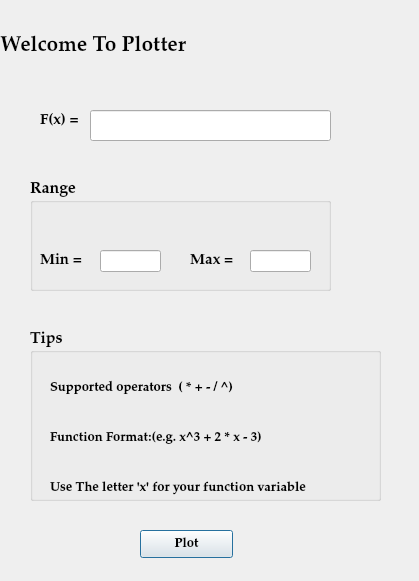
<?xml version="1.0" encoding="UTF-8"?>
<ui version="4.0">
 <class>Plotter</class>
 <widget class="QDialog" name="Plotter">
  <property name="geometry">
   <rect>
    <x>0</x>
    <y>0</y>
    <width>419</width>
    <height>581</height>
   </rect>
  </property>
  <property name="windowTitle">
   <string>Dialog</string>
  </property>
  <widget class="QLabel" name="label">
   <property name="geometry">
    <rect>
     <x>-120</x>
     <y>10</y>
     <width>471</width>
     <height>71</height>
    </rect>
   </property>
   <property name="font">
    <font>
     <family>Palatino Linotype</family>
     <pointsize>16</pointsize>
     <weight>75</weight>
     <bold>true</bold>
     <underline>false</underline>
    </font>
   </property>
   <property name="text">
    <string>                       Welcome To Plotter</string>
   </property>
  </widget>
  <widget class="QLabel" name="label_2">
   <property name="geometry">
    <rect>
     <x>40</x>
     <y>100</y>
     <width>161</width>
     <height>41</height>
    </rect>
   </property>
   <property name="font">
    <font>
     <family>Palatino Linotype</family>
     <pointsize>11</pointsize>
     <weight>75</weight>
     <bold>true</bold>
    </font>
   </property>
   <property name="text">
    <string>F(x) =</string>
   </property>
  </widget>
  <widget class="QLineEdit" name="lineEdit">
   <property name="geometry">
    <rect>
     <x>90</x>
     <y>110</y>
     <width>241</width>
     <height>31</height>
    </rect>
   </property>
   <property name="font">
    <font>
     <family>Palatino Linotype</family>
     <pointsize>11</pointsize>
    </font>
   </property>
  </widget>
  <widget class="QGroupBox" name="groupBox">
   <property name="geometry">
    <rect>
     <x>30</x>
     <y>180</y>
     <width>301</width>
     <height>111</height>
    </rect>
   </property>
   <property name="font">
    <font>
     <family>Palatino Linotype</family>
     <pointsize>12</pointsize>
     <weight>75</weight>
     <bold>true</bold>
    </font>
   </property>
   <property name="title">
    <string>Range</string>
   </property>
   <widget class="QLineEdit" name="lineEdit_3">
    <property name="geometry">
     <rect>
      <x>220</x>
      <y>70</y>
      <width>61</width>
      <height>22</height>
     </rect>
    </property>
   </widget>
   <widget class="QLabel" name="label_3">
    <property name="geometry">
     <rect>
      <x>10</x>
      <y>50</y>
      <width>81</width>
      <height>61</height>
     </rect>
    </property>
    <property name="font">
     <font>
      <family>Palatino Linotype</family>
      <pointsize>11</pointsize>
      <weight>75</weight>
      <bold>true</bold>
     </font>
    </property>
    <property name="text">
     <string>Min =</string>
    </property>
   </widget>
   <widget class="QLineEdit" name="lineEdit_2">
    <property name="geometry">
     <rect>
      <x>70</x>
      <y>70</y>
      <width>61</width>
      <height>22</height>
     </rect>
    </property>
   </widget>
   <widget class="QLabel" name="label_4">
    <property name="geometry">
     <rect>
      <x>160</x>
      <y>60</y>
      <width>61</width>
      <height>41</height>
     </rect>
    </property>
    <property name="font">
     <font>
      <family>Palatino Linotype</family>
      <pointsize>11</pointsize>
      <weight>75</weight>
      <bold>true</bold>
     </font>
    </property>
    <property name="text">
     <string>Max =</string>
    </property>
   </widget>
  </widget>
  <widget class="QGroupBox" name="groupBox_2">
   <property name="geometry">
    <rect>
     <x>30</x>
     <y>330</y>
     <width>351</width>
     <height>171</height>
    </rect>
   </property>
   <property name="font">
    <font>
     <family>Palatino Linotype</family>
     <pointsize>12</pointsize>
     <weight>75</weight>
     <bold>true</bold>
    </font>
   </property>
   <property name="title">
    <string>Tips</string>
   </property>
   <widget class="QLabel" name="label_5">
    <property name="geometry">
     <rect>
      <x>20</x>
      <y>50</y>
      <width>281</width>
      <height>16</height>
     </rect>
    </property>
    <property name="font">
     <font>
      <pointsize>10</pointsize>
     </font>
    </property>
    <property name="text">
     <string>Supported operators  ( * + - / ^) </string>
    </property>
   </widget>
   <widget class="QLabel" name="label_6">
    <property name="geometry">
     <rect>
      <x>20</x>
      <y>100</y>
      <width>271</width>
      <height>16</height>
     </rect>
    </property>
    <property name="font">
     <font>
      <pointsize>10</pointsize>
     </font>
    </property>
    <property name="text">
     <string>Function Format:(e.g. x^3 + 2 * x - 3)</string>
    </property>
   </widget>
   <widget class="QLabel" name="label_7">
    <property name="geometry">
     <rect>
      <x>20</x>
      <y>150</y>
      <width>331</width>
      <height>16</height>
     </rect>
    </property>
    <property name="font">
     <font>
      <pointsize>10</pointsize>
     </font>
    </property>
    <property name="text">
     <string>Use The letter 'x' for your function variable</string>
    </property>
   </widget>
  </widget>
  <widget class="QPushButton" name="pushButton">
   <property name="geometry">
    <rect>
     <x>140</x>
     <y>530</y>
     <width>93</width>
     <height>28</height>
    </rect>
   </property>
   <property name="font">
    <font>
     <family>Palatino Linotype</family>
     <pointsize>10</pointsize>
     <weight>75</weight>
     <bold>true</bold>
    </font>
   </property>
   <property name="text">
    <string>Plot</string>
   </property>
  </widget>
 </widget>
 <resources/>
 <connections/>
</ui>
